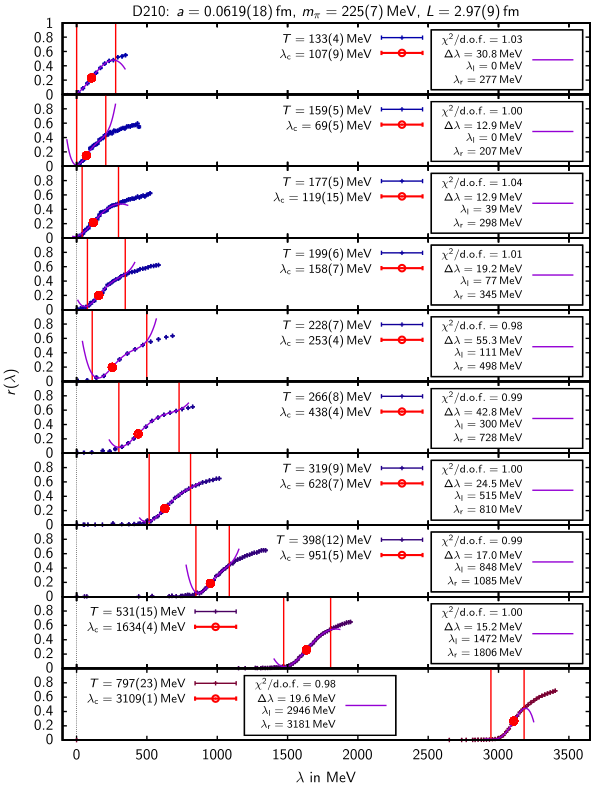

Source code (gnuplot):
#set terminal epslatex size 15.11787cm,20cm standalone header "\\usepackage{amsmath,amstext,amssymb} \n \\usepackage[utf8]{inputenc} \n \\usepackage[outdir=./]{epstopdf} \n \
#\\renewcommand{\\bar}[1]{\\mkern 1.5mu\\overline{\\mkern-1.5mu#1\\mkern-1.5mu}\\mkern 1.5mu} \n \\graphicspath{{../}}  \n \\newcommand{\\upright}[1]{\\mathrm{#1}}" font ",11" 
set terminal epslatex size 15.11787cm,20cm standalone header "\\usepackage{amsmath,amstext,amssymb} \n \\usepackage[utf8]{inputenc} \n \\usepackage[outdir=./]{epstopdf} \n \
\\renewcommand{\\bar}[1]{\\mkern 1.5mu\\overline{\\mkern-1.5mu#1\\mkern-1.5mu}\\mkern 1.5mu} \n \\graphicspath{{../}}  \n \\newcommand{\\upright}[1]{\\mathsf{#1}} \n \
\\renewcommand{\\familydefault}{\\sfdefault} \n \\usepackage{sfmath}" font ",11" linewidth 4 

#a10=a9=a8=a7=a6=a5=a4=a3=a2=a1=1.0
#b10=b9=b8=b7=b6=b5=b4=b3=b2=b1=-1.0
#c10=c9=c8=c7=c6=c5=c4=c3=c2=c1=0.1
#d10=d9=d8=d7=d6=d5=d4=d3=d2=d1=-1000.0

a10=a9=a8=a7=a6=a5=a4=a3=a2=a1=100.0
b10=b9=b8=b7=b6=b5=b4=b3=b2=b1=-1000.0
c10=c9=c8=c7=c6=c5=c4=c3=c2=c1=10000.0
d10=d9=d8=d7=d6=d5=d4=d3=d2=d1=-1000.0

# x5              = 0.0980358      
# y5              = 0.268468        
# a5              = 8.89385        
# b5              = -2318.88        
# c5              = 22077.4         

# x4              = 0.14063        
# y4              = 0.228367        
# a4              = 9.3508          
# b4              = -2566.99
# c4              = 29645.1           

# x3              = 0.213053         
# y3              = 0.186509     
# a3              = 10.4047       
# b3              = -6163.14      
# c3              = 135889              

# x2              = 0.366082     
# y2              = 0.257704        
# a2              = 9.95757        
# b2              = -2236.91  
# c2              = 11565.5           

# x1              = 0.69661       
# y1              = 0.266759       
# a1              = 13.8935        
# b1              = -10035.6     
# c1              = -131990               

f10(x)=y10+a10*(x-x10)+b10*(x-x10)**3+c10*(x-x10)**4 #+ d10*(x-x10)**5
f9(x)=y9+a9*(x-x9)+b9*(x-x9)**3+c9*(x-x9)**4 #+ d9*(x-x9)**5
f8(x)=y8+a8*(x-x8)+b8*(x-x8)**3+c8*(x-x8)**4 #+ d8*(x-x8)**5
f7(x)=y7+a7*(x-x7)+b7*(x-x7)**3+c7*(x-x7)**4 #+ d7*(x-x7)**5
f6(x)=y6+a6*(x-x6)+b6*(x-x6)**3+c6*(x-x6)**4 #+ d6*(x-x6)**5
f5(x)=y5+a5*(x-x5)+b5*(x-x5)**3+c5*(x-x5)**4 #+ d5*(x-x5)**5
f4(x)=y4+a4*(x-x4)+b4*(x-x4)**3+c4*(x-x4)**4 #+ d4*(x-x4)**5
f3(x)=y3+a3*(x-x3)+b3*(x-x3)**3+c3*(x-x3)**4 #+ d3*(x-x3)**5
f2(x)=y2+a2*(x-x2)+b2*(x-x2)**3+c2*(x-x2)**4 #+ d2*(x-x2)**5
f1(x)=y1+a1*(x-x1)+b1*(x-x1)**3+c1*(x-x1)**4 #+ d1*(x-x1)**5

if (gf==1) {
if (alt==1) {
    x10=0.05
    y10=0.1
    x9=0.05
    y9=0.1
    x8=0.05
    y8=0.1
    x7=0.05
    y7=0.1
    x6=0.05
    y6=0.1
    x5=0.1
    y5=0.1
    x4=0.15
    y4=0.1
    x3=0.2
    y3=0.1
    x2=0.3
    y2=0.1
    x1=0.6
    y1=0.1


    xl10=0.0					
    xr10=0.0735
    fit [xl10:xr10] f10(x) "../Data/D15.48/relvol.Nt24_t1.500000_ALTERNATING" using 1:2:3:4 xyerrors via x10,y10,a10,b10,c10 #, d10
    redchisqr10=FIT_STDFIT**2

    xl9=0.0	
    xr9=0.0638				
    fit [xl9:xr9] f9(x) "../Data/D15.48/relvol.Nt20_t1.500000_ALTERNATING" using 1:2:3:4 xyerrors via x9,y9,a9,b9,c9 #, d9
    redchisqr9=FIT_STDFIT**2
    
    xl8=0.0	
    xr8=0.0494	
    fit [xl8:xr8] f8(x) "../Data/D15.48/relvol.Nt18_t1.500000_ALTERNATING" using 1:2:3:4 xyerrors via x8,y8,a8,b8,c8 #, d8
    redchisqr8=FIT_STDFIT**2
					
    xl7=0.013									
    xr7=0.091	
    fit [xl7:xr7] f7(x) "../Data/D15.48/relvol.Nt16_t1.500000_ALTERNATING" using 1:2:3:4 xyerrors via x7,y7,a7,b7,c7 #, d7
    redchisqr7=FIT_STDFIT**2
    
    xl6=0.0103							
    xr6=0.1236		
    fit [xl6:xr6] f6(x) "../Data/D15.48/relvol.Nt14_t1.500000_ALTERNATING" using 1:2:3:4 xyerrors via x6,y6,a6,b6,c6 #, d6
    redchisqr6=FIT_STDFIT**2
	
    xl5=0.0684			
    xr5=0.1254								
    fit [xl5:xr5] f5(x) "../Data/D15.48/relvol.Nt12_t1.500000_ALTERNATING" using 1:2:3:4 xyerrors via x5,y5,a5,b5,c5 #, d5
    redchisqr5=FIT_STDFIT**2

    xl4=0.1104				
    xr4=0.1872			
    fit [xl4:xr4] f4(x) "../Data/D15.48/relvol.Nt10_t1.500000_ALTERNATING" using 1:2:3:4 xyerrors via x4,y4,a4,b4,c4 #, d4
    redchisqr4=FIT_STDFIT**2

    xl3=0.1845		
    xr3=0.2419		
    fit [xl3:xr3] f3(x) "../Data/D15.48/relvol.Nt8_t1.500000_ALTERNATING" using 1:2:3:4 xyerrors via x3,y3,a3,b3,c3 #, d3
    redchisqr3=FIT_STDFIT**2

    xl2=0.3096							
    xr2=0.3528				
    fit [xl2:xr2] f2(x) "../Data/D15.48/relvol.Nt6_t1.500000_ALTERNATING" using 1:2:3:4 xyerrors via x2,y2,a2,b2,c2 #, d2
    redchisqr2=FIT_STDFIT**2

    xl1=0.5635			
    xr1=0.588
    fit [xl1:xr1] f1(x) "../Data/D15.48/relvol.Nt4_t1.500000_ALTERNATING" using 1:2:3:4 xyerrors via x1,y1,a1,b1,c1 #, d1
    redchisqr1=FIT_STDFIT**2
}
else {

    x10=0.05
    y10=0.1
    x9=0.05
    y9=0.1
    x8=0.05
    y8=0.1
    x7=0.05
    y7=0.1
    x6=0.05
    y6=0.1
    x5=0.1
    y5=0.1
    x4=0.15
    y4=0.1
    x3=0.2
    y3=0.1
    x2=0.3
    y2=0.1
    x1=0.6
    y1=0.1


    xl10=0.0					
    xr10=0.0837
    #xr10=0.0432
    fit [xl10:xr10] f10(x) "../Data/D15.48/relvol.Nt24_t1.500000" using 1:2:3:4 xyerrors via x10,y10,a10,b10,c10 #, d10
    redchisqr10=FIT_STDFIT**2

    xl9=0.0	
    xr9=0.0561				
    #xr9=0.0396
    fit [xl9:xr9] f9(x) "../Data/D15.48/relvol.Nt20_t1.500000" using 1:2:3:4 xyerrors via x9,y9,a9,b9,c9 #, d9
    redchisqr9=FIT_STDFIT**2
    
    xl8=0.0	
    #xr8=0.081	
    xr8=0.0784	
    fit [xl8:xr8] f8(x) "../Data/D15.48/relvol.Nt18_t1.500000" using 1:2:3:4 xyerrors via x8,y8,a8,b8,c8 #, d8
    redchisqr8=FIT_STDFIT**2

    #xl7=0.0088	
    #xr7=0.066					
    xl7=0.0176						
    xr7=0.0792	
    fit [xl7:xr7] f7(x) "../Data/D15.48/relvol.Nt16_t1.500000" using 1:2:3:4 xyerrors via x7,y7,a7,b7,c7 #, d7
    redchisqr7=FIT_STDFIT**2
    
    #xl6=0.0321		
    #xr6=0.1177	
    xl6=0.048					
    xr6=0.114	
    fit [xl6:xr6] f6(x) "../Data/D15.48/relvol.Nt14_t1.500000" using 1:2:3:4 xyerrors via x6,y6,a6,b6,c6 #, d6
    redchisqr6=FIT_STDFIT**2
	
    xl5=0.0744	
    xr5=0.1178
    #xl5=0.062		
    #xr5=0.1085									
    fit [xl5:xr5] f5(x) "../Data/D15.48/relvol.Nt12_t1.500000" using 1:2:3:4 xyerrors via x5,y5,a5,b5,c5 #, d5
    redchisqr5=FIT_STDFIT**2

    xl4=0.119		
    xr4=0.1768	
    #xl4=0.1102		
    #xr4=0.1566			
    fit [xl4:xr4] f4(x) "../Data/D15.48/relvol.Nt10_t1.500000" using 1:2:3:4 xyerrors via x4,y4,a4,b4,c4 #, d4
    redchisqr4=FIT_STDFIT**2

    xl3=0.182	
    xr3=0.2262
    #xl3=0.1768			
    #xr3=0.221			
    fit [xl3:xr3] f3(x) "../Data/D15.48/relvol.Nt8_t1.500000" using 1:2:3:4 xyerrors via x3,y3,a3,b3,c3 #, d3
    redchisqr3=FIT_STDFIT**2

    xl2=0.3132			
    #xl2=0.3103		
    xr2=0.3393		
    fit [xl2:xr2] f2(x) "../Data/D15.48/relvol.Nt6_t1.500000" using 1:2:3:4 xyerrors via x2,y2,a2,b2,c2 #, d2
    redchisqr2=FIT_STDFIT**2

    xl1=0.565		
    xr1=0.585
    fit [xl1:xr1] f1(x) "../Data/D15.48/relvol.Nt4_t1.500000" using 1:2:3:4 xyerrors via x1,y1,a1,b1,c1 #, d1
    redchisqr1=FIT_STDFIT**2

}
}
else {
if (alt==1) {
    x10=0.05
    y10=0.1
    x9=0.05
    y9=0.1
    x8=0.05
    y8=0.1
    x7=0.05
    y7=0.1
    x6=0.05
    y6=0.1
    x5=0.1
    y5=0.1
    x4=0.15
    y4=0.1
    x3=0.2
    y3=0.1
    #x2=0.4
    x2=0.35
    y2=0.1
    x1=0.7
    y1=0.1


    xl10=0.0					
    xr10=0.0688
    fit [xl10:xr10] f10(x) "../Data/D15.48/relvol.Nt24_ALTERNATING" using 1:2:3:4 xyerrors via x10,y10,a10,b10,c10 #, d10
    redchisqr10=FIT_STDFIT**2

    xl9=0.0	
    xr9=0.0666
    #xr9=0.0592
    fit [xl9:xr9] f9(x) "../Data/D15.48/relvol.Nt20_ALTERNATING" using 1:2:3:4 xyerrors via x9,y9,a9,b9,c9 #, d9
    redchisqr9=FIT_STDFIT**2

    xl8=0.0	
    xr8=0.0949				
    #xr8=0.1125	
    fit [xl8:xr8] f8(x) "../Data/D15.48/relvol.Nt18_ALTERNATING" using 1:2:3:4 xyerrors via x8,y8,a8,b8,c8 #, d8
    redchisqr8=FIT_STDFIT**2

    xl7=0.0082	
    xr7=0.1148
    #xl7=0.0	
    #xr7=0.0747
    fit [xl7:xr7] f7(x) "../Data/D15.48/relvol.Nt16_ALTERNATING" using 1:2:3:4 xyerrors via x7,y7,a7,b7,c7 #, d7
    redchisqr7=FIT_STDFIT**2

    xl6=0.0109								
    xr6=0.1308
    #xl6=0.0218	
    #xr6=0.1308
    ##xl6=0.0	
    ##xr6=0.0904
    fit [xl6:xr6] f6(x) "../Data/D15.48/relvol.Nt14_ALTERNATING" using 1:2:3:4 xyerrors via x6,y6,a6,b6,c6 #, d6
    redchisqr6=FIT_STDFIT**2

    ##xl5=0.0798		
    ##xr5=0.171	
    xl5=0.0623			
    xr5=0.1424
    #xl5=0.0534										
    #xr5=0.1424	
    fit [xl5:xr5] f5(x) "../Data/D15.48/relvol.Nt12_ALTERNATING" using 1:2:3:4 xyerrors via x5,y5,a5,b5,c5 #, d5
    redchisqr5=FIT_STDFIT**2
    
    ##xl4=0.111		
    ##xr4=0.162
    xl4=0.121		
    xr4=0.187
    #xl4=0.1134			
    #xr4=0.189
    #xl4=0.117	
    #xr4=0.1872
    fit [xl4:xr4] f4(x) "../Data/D15.48/relvol.Nt10_ALTERNATING" using 1:2:3:4 xyerrors via x4,y4,a4,b4,c4 #, d4
    redchisqr4=FIT_STDFIT**2

    ##xl3=0.2072		
    ##xr3=0.2479		
    xl3=0.1804			
    xr3=0.2665	
    #xl3=0.1825					
    #xr3=0.2774	
    fit [xl3:xr3] f3(x) "../Data/D15.48/relvol.Nt8_ALTERNATING" using 1:2:3:4 xyerrors via x3,y3,a3,b3,c3 #, d3
    redchisqr3=FIT_STDFIT**2

    ##xl2=0.3075	
    ##xr2=0.39
    xl2=0.3172				
    xr2=0.4026
    #xl2=0.3172		
    #xr2=0.4148
    ##xl2=0.3321			
    ##xr2=0.4182	
    ##xl2=0.3198	
    ##xr2=0.4059
    fit [xl2:xr2] f2(x) "../Data/D15.48/relvol.Nt6_ALTERNATING" using 1:2:3:4 xyerrors via x2,y2,a2,b2,c2 #, d2
    redchisqr2=FIT_STDFIT**2

    ##xl1=0.6875	
    ##xr1=0.7225
    xl1=0.6612						
    xr1=0.7308
    #xl1=0.6728	
    #xr1=0.7424
    ##xl1=0.68			
    ##xr1=0.728
    fit [xl1:xr1] f1(x) "../Data/D15.48/relvol.Nt4_ALTERNATING" using 1:2:3:4 xyerrors via x1,y1,a1,b1,c1 #, d1
    redchisqr1=FIT_STDFIT**2
}
else {
    x10=0.05
    y10=0.1
    x9=0.05
    y9=0.1
    x8=0.05
    y8=0.1
    x7=0.05
    y7=0.1
    x6=0.05
    y6=0.1
    x5=0.1
    y5=0.1
    x4=0.15
    y4=0.1
    x3=0.2
    y3=0.1
    #x2=0.4
    x2=0.35
    y2=0.1
    x1=0.7
    y1=0.1


    xl10=0.0					
    xr10=0.0621
    fit [xl10:xr10] f10(x) "../Data/D15.48/relvol.Nt24" using 1:2:3:4 xyerrors via x10,y10,a10,b10,c10 #, d10
    redchisqr10=FIT_STDFIT**2

    xl9=0.0	
    xr9=0.0464
    fit [xl9:xr9] f9(x) "../Data/D15.48/relvol.Nt20" using 1:2:3:4 xyerrors via x9,y9,a9,b9,c9 #, d9
    redchisqr9=FIT_STDFIT**2

    xl8=0.0087			
    xr8=0.0667
    #xl8=0.004			
    #xr8=0.076
    #xl8=0.0144	
    #xr8=0.0648
    fit [xl8:xr8] f8(x) "../Data/D15.48/relvol.Nt18" using 1:2:3:4 xyerrors via x8,y8,a8,b8,c8 #, d8
    redchisqr8=FIT_STDFIT**2

    xl7=0.0172			
    xr7=0.0774	
    fit [xl7:xr7] f7(x) "../Data/D15.48/relvol.Nt16" using 1:2:3:4 xyerrors via x7,y7,a7,b7,c7 #, d7
    redchisqr7=FIT_STDFIT**2

    xl6=0.0365		
    xr6=0.0876
    #xl6=0.025				
    #xr6=0.1	
    xl6=0.0248				
    xr6=0.1116										
    fit [xl6:xr6] f6(x) "../Data/D15.48/relvol.Nt14" using 1:2:3:4 xyerrors via x6,y6,a6,b6,c6 #, d6
    redchisqr6=FIT_STDFIT**2

    #xl5=0.0598		
    #xr5=0.1196			
    xl5=0.0672	
    xr5=0.1632				
    #xl5=0.061		
    #xr5=0.1586
    #xl5=0.0549	
    #xr5=0.1464						
    fit [xl5:xr5] f5(x) "../Data/D15.48/relvol.Nt12" using 1:2:3:4 xyerrors via x5,y5,a5,b5,c5 #, d5
    redchisqr5=FIT_STDFIT**2

    xl4=0.1155	
    xr4=0.1815			
    #xl4=0.1144	
    #xr4=0.1872
    #xl4=0.0966	
    #xr4=0.1702			
    #xl4=0.1066	
    #xr4=0.1638
    fit [xl4:xr4] f4(x) "../Data/D15.48/relvol.Nt10" using 1:2:3:4 xyerrors via x4,y4,a4,b4,c4 #, d4
    redchisqr4=FIT_STDFIT**2

    xl3=0.19	
    xr3=0.2432		
    fit [xl3:xr3] f3(x) "../Data/D15.48/relvol.Nt8" using 1:2:3:4 xyerrors via x3,y3,a3,b3,c3 #, d3
    redchisqr3=FIT_STDFIT**2

    xl2=0.3298	
    xr2=0.4046		
    fit [xl2:xr2] f2(x) "../Data/D15.48/relvol.Nt6" using 1:2:3:4 xyerrors via x2,y2,a2,b2,c2 #, d2
    redchisqr2=FIT_STDFIT**2

    xl1=0.66	
    xr1=0.7128
    #xl1=0.6776	
    #xr1=0.7238
    fit [xl1:xr1] f1(x) "../Data/D15.48/relvol.Nt4" using 1:2:3:4 xyerrors via x1,y1,a1,b1,c1 #, d1
    redchisqr1=FIT_STDFIT**2
}
}

set print "D15.48_me_NEW"
print "N_t\tl_c\t\ts(l_c)"

print sprintf("24\t%.9g\t%.9g",x10,x10_err)
print sprintf("20\t%.9g\t%.9g",x9,x9_err)
print sprintf("18\t%.9g\t%.9g",x8,x8_err)
print sprintf("16\t%.9g\t%.9g",x7,x7_err)
print sprintf("14\t%.9g\t%.9g",x6,x6_err)
print sprintf("12\t%.9g\t%.9g",x5,x5_err)
print sprintf("10\t%.9g\t%.9g",x4,x4_err)
print sprintf("8\t%.9g\t%.9g",x3,x3_err)
print sprintf("6\t%.9g\t%.9g",x2,x2_err)
print sprintf("4\t%.9g\t%.9g",x1,x1_err)

unset print 

set cbrange[1.0:8.0]
set palette defined (-1 "#0000AA", 1 "#AA0000")
unset colorbox

unset ylabel
#set xrange[-75.0:3750.0]
set xrange[-100.0:3650.0]

scaling_factor=1.4
#a=0.0646/197.327
#a_err=0.0007/197.327
a=0.0619/197.327
a_err=0.0018/197.327

set output "Plots/D15.48_pr_NEW.tex"

set multiplot layout 10,1 margins screen 0.105, 0.99, 0.06, 0.97 spacing screen 0.0
#set multiplot layout 10,1 margins screen 0.085, 0.995, 0.05, 0.97 spacing screen 0.0

#set label '\Large $L=3.10(3)\,\upright{fm}$' at graph 0.5,screen 0.985 center
#set label '\Large D210: $a=0.0646(7)\,\upright{fm}$, $m_\pi=213(9)\,\upright{MeV}$, $L=3.10(3)\,\upright{fm}$' at graph 0.5,screen 0.985 center 
set label '\normalsize D210: $a=0.0619(18)\,\upright{fm}$, $m_\pi=225(7)\,\upright{MeV}$, $L=2.97(9)\,\upright{fm}$' at graph 0.5,screen 0.985 center

OFFSET=scaling_factor*50.0

LINECOLOR=1
POINTTYPE=1

set format x ''
unset xlabel

set yrange[0:1]
set ytics 0,0.2,1.0
set arrow 1 from 0,graph 0 to 0,graph 1 nohead dt 0 
if (gf==1) {if (alt==1) {relvol_file = "../Data/D15.48/relvol.Nt24_t1.500000_ALTERNATING"} else {relvol_file = "../Data/D15.48/relvol.Nt24_t1.500000"}} 
else {if (alt==1) {relvol_file = "../Data/D15.48/relvol.Nt24_ALTERNATING"} else {relvol_file = "../Data/D15.48/relvol.Nt24"}} 
plot relvol_file using (scaling_factor*$1/a):2:(scaling_factor*$3/a):4 with xyerrorbars pt POINTTYPE lc palette cb 1.0000 notitle
unset arrow 1
unset label
unset ytics
set multiplot previous
set arrow 2 from scaling_factor*xl10/a,graph 0 to scaling_factor*xl10/a,graph 1 nohead lc "red" 
set arrow 3 from scaling_factor*xr10/a,graph 0 to scaling_factor*xr10/a,graph 1 nohead lc "red" 
plot sample [t=scaling_factor*xl10/a-OFFSET:scaling_factor*xr10/a+OFFSET] f10(t*a/scaling_factor) lc LINECOLOR notitle
unset arrow 2
unset arrow 3
set multiplot previous
#set key at graph 0.775, graph 0.85
set key at graph 0.7, graph 0.9 
#plot "+" u (1/0):(1/0):(1/0):(1/0) with xyerrorbars pt POINTTYPE lc palette cb 1.0000 title sprintf('\footnotesize$T=%.0f(%.0f)\,\upright{MeV}$',1/(24*a),a_err/(24*a*a)), "+" u (scaling_factor*x10/a):(f10(x10)):(scaling_factor*sqrt((x10_err/a)**2+(x10*a_err/a**2)**2)) with xerrorbars title sprintf('\footnotesize$\lambda_\upright{c}=%.0f(%.0f)\,\upright{MeV}$',scaling_factor*x10/a,scaling_factor*sqrt((x10_err/a)**2+(x10*a_err/a**2)**2)) lw 1.5 ps 1.5 pt 6 lc "red"
plot "+" u (1/0):(1/0):(1/0):(1/0) with xyerrorbars pt POINTTYPE lc palette cb 1.0000 title sprintf('\footnotesize$T=%.0f(%.0f)\,\upright{MeV}$',1/(24*a),a_err/(24*a*a)), "+" u (scaling_factor*x10/a):(f10(x10)):(scaling_factor*x10_err/a) with xerrorbars title sprintf('\footnotesize$\lambda_\upright{c}=%.0f(%.0f)\,\upright{MeV}$',scaling_factor*x10/a,scaling_factor*x10_err/a) lw 1.5 ps 1.5 pt 6 lc "red"
set multiplot previous
#set key at graph 0.986, graph 0.85 box height +3.25 width -50.5 opaque
set key at graph 0.986, graph 0.9  box height +2.9 width -50.0 opaque
plot 1/0 lc LINECOLOR title sprintf('\scriptsize\shortstack[r]{$\chi^2/\upright{d.o.f.}=%.2f$\\$\Delta\lambda=%.1f\,\upright{MeV}$\\$\lambda_\upright{l}=%.0f\,\upright{MeV}$\\$\lambda_\upright{r}=%.0f\,\upright{MeV}$}',redchisqr10,scaling_factor*binsize10/a,scaling_factor*xl10/a,scaling_factor*xr10/a)

set ytics 0,0.2,0.8
set key default
set arrow 1 from 0,graph 0 to 0,graph 1 nohead dt 0 
if (gf==1) {if (alt==1) {relvol_file = "../Data/D15.48/relvol.Nt20_t1.500000_ALTERNATING"} else {relvol_file = "../Data/D15.48/relvol.Nt20_t1.500000"}} 
else {if (alt==1) {relvol_file = "../Data/D15.48/relvol.Nt20_ALTERNATING"} else {relvol_file = "../Data/D15.48/relvol.Nt20"}} 
plot relvol_file using (scaling_factor*$1/a):2:(scaling_factor*$3/a):4 with xyerrorbars pt POINTTYPE lc palette cb 1.2000 notitle
unset arrow 1
unset label
unset ytics
set multiplot previous
set arrow 2 from scaling_factor*xl9/a,graph 0 to scaling_factor*xl9/a,graph 1 nohead lc "red" 
set arrow 3 from scaling_factor*xr9/a,graph 0 to scaling_factor*xr9/a,graph 1 nohead lc "red" 
plot sample [t=scaling_factor*xl9/a-OFFSET:scaling_factor*xr9/a+OFFSET] f9(t*a/scaling_factor) lc LINECOLOR notitle
unset arrow 2
unset arrow 3
set multiplot previous
#set key at graph 0.775, graph 0.85
set key at graph 0.7, graph 0.9 
#plot "+" u (1/0):(1/0):(1/0):(1/0) with xyerrorbars pt POINTTYPE lc palette cb 1.2000 title sprintf('\footnotesize$T=%.0f(%.0f)\,\upright{MeV}$',1/(20*a),a_err/(20*a*a)), "+" u (scaling_factor*x9/a):(f9(x9)):(scaling_factor*sqrt((x9_err/a)**2+(x9*a_err/a**2)**2)) with xerrorbars title sprintf('\footnotesize$\lambda_\upright{c}=%.0f(%.0f)\,\upright{MeV}$',scaling_factor*x9/a,scaling_factor*sqrt((x9_err/a)**2+(x9*a_err/a**2)**2)) lw 1.5 ps 1.5 pt 6 lc "red"
plot "+" u (1/0):(1/0):(1/0):(1/0) with xyerrorbars pt POINTTYPE lc palette cb 1.2000 title sprintf('\footnotesize$T=%.0f(%.0f)\,\upright{MeV}$',1/(20*a),a_err/(20*a*a)), "+" u (scaling_factor*x9/a):(f9(x9)):(scaling_factor*x9_err/a) with xerrorbars title sprintf('\footnotesize$\lambda_\upright{c}=%.0f(%.0f)\,\upright{MeV}$',scaling_factor*x9/a,scaling_factor*x9_err/a) lw 1.5 ps 1.5 pt 6 lc "red"
set multiplot previous
#set key at graph 0.986, graph 0.85 box height +3.25 width -50.5 opaque
set key at graph 0.986, graph 0.9  box height +2.9 width -50.0 opaque
plot 1/0 lc LINECOLOR title sprintf('\scriptsize\shortstack[r]{$\chi^2/\upright{d.o.f.}=%.2f$\\$\Delta\lambda=%.1f\,\upright{MeV}$\\$\lambda_\upright{l}=%.0f\,\upright{MeV}$\\$\lambda_\upright{r}=%.0f\,\upright{MeV}$}',redchisqr9,scaling_factor*binsize9/a,scaling_factor*xl9/a,scaling_factor*xr9/a)

#set yrange[0:1]
#set ytics 0,0.2,1.0
set ytics 0,0.2,0.8
set key default
set arrow 1 from 0,graph 0 to 0,graph 1 nohead dt 0 
if (gf==1) {if (alt==1) {relvol_file = "../Data/D15.48/relvol.Nt18_t1.500000_ALTERNATING"} else {relvol_file = "../Data/D15.48/relvol.Nt18_t1.500000"}} 
else {if (alt==1) {relvol_file = "../Data/D15.48/relvol.Nt18_ALTERNATING"} else {relvol_file = "../Data/D15.48/relvol.Nt18"}}
plot relvol_file using (scaling_factor*$1/a):2:(scaling_factor*$3/a):4 with xyerrorbars pt POINTTYPE lc palette cb 1.3333 notitle
unset arrow 1
unset label
unset ytics
set multiplot previous
set arrow 2 from scaling_factor*xl8/a,graph 0 to scaling_factor*xl8/a,graph 1 nohead lc "red" 
set arrow 3 from scaling_factor*xr8/a,graph 0 to scaling_factor*xr8/a,graph 1 nohead lc "red" 
plot sample [t=scaling_factor*xl8/a-OFFSET:scaling_factor*xr8/a+OFFSET] f8(t*a/scaling_factor) lc LINECOLOR notitle
unset arrow 2
unset arrow 3
set multiplot previous
#set key at graph 0.775, graph 0.85
set key at graph 0.7, graph 0.9 
#plot "+" u (1/0):(1/0):(1/0):(1/0) with xyerrorbars pt POINTTYPE lc palette cb 1.3333 title sprintf('\footnotesize$T=%.0f(%.0f)\,\upright{MeV}$',1/(18*a),a_err/(18*a*a)), "+" u (scaling_factor*x8/a):(f8(x8)):(scaling_factor*sqrt((x8_err/a)**2+(x8*a_err/a**2)**2)) with xerrorbars title sprintf('\footnotesize$\lambda_\upright{c}=%.0f(%.0f)\,\upright{MeV}$',scaling_factor*x8/a,scaling_factor*sqrt((x8_err/a)**2+(x8*a_err/a**2)**2)) lw 1.5 ps 1.5 pt 6 lc "red"
plot "+" u (1/0):(1/0):(1/0):(1/0) with xyerrorbars pt POINTTYPE lc palette cb 1.3333 title sprintf('\footnotesize$T=%.0f(%.0f)\,\upright{MeV}$',1/(18*a),a_err/(18*a*a)), "+" u (scaling_factor*x8/a):(f8(x8)):(scaling_factor*x8_err/a) with xerrorbars title sprintf('\footnotesize$\lambda_\upright{c}=%.0f(%.0f)\,\upright{MeV}$',scaling_factor*x8/a,scaling_factor*x8_err/a) lw 1.5 ps 1.5 pt 6 lc "red"
set multiplot previous
#set key at graph 0.986, graph 0.85 box height +3.25 width -50.5 opaque
set key at graph 0.986, graph 0.9  box height +2.9 width -50.0 opaque
plot 1/0 lc LINECOLOR title sprintf('\scriptsize\shortstack[r]{$\chi^2/\upright{d.o.f.}=%.2f$\\$\Delta\lambda=%.1f\,\upright{MeV}$\\$\lambda_\upright{l}=%.0f\,\upright{MeV}$\\$\lambda_\upright{r}=%.0f\,\upright{MeV}$}',redchisqr8,scaling_factor*binsize8/a,scaling_factor*xl8/a,scaling_factor*xr8/a)

set ytics 0,0.2,0.8
set key default
set arrow 1 from 0,graph 0 to 0,graph 1 nohead dt 0 
if (gf==1) {if (alt==1) {relvol_file = "../Data/D15.48/relvol.Nt16_t1.500000_ALTERNATING"} else {relvol_file = "../Data/D15.48/relvol.Nt16_t1.500000"}} 
else {if (alt==1) {relvol_file = "../Data/D15.48/relvol.Nt16_ALTERNATING"} else {relvol_file = "../Data/D15.48/relvol.Nt16"}} 
plot relvol_file using (scaling_factor*$1/a):2:(scaling_factor*$3/a):4 with xyerrorbars pt POINTTYPE lc palette cb 1.5000 notitle
unset arrow 1
unset label
unset ytics
set multiplot previous
set arrow 2 from scaling_factor*xl7/a,graph 0 to scaling_factor*xl7/a,graph 1 nohead lc "red" 
set arrow 3 from scaling_factor*xr7/a,graph 0 to scaling_factor*xr7/a,graph 1 nohead lc "red" 
plot sample [t=scaling_factor*xl7/a-OFFSET:scaling_factor*xr7/a+OFFSET] f7(t*a/scaling_factor) lc LINECOLOR notitle
unset arrow 2
unset arrow 3
set multiplot previous
#set key at graph 0.775, graph 0.85
set key at graph 0.7, graph 0.9 
#plot "+" u (1/0):(1/0):(1/0):(1/0) with xyerrorbars pt POINTTYPE lc palette cb 1.5000 title sprintf('\footnotesize$T=%.0f(%.0f)\,\upright{MeV}$',1/(16*a),a_err/(16*a*a)), "+" u (scaling_factor*x7/a):(f7(x7)):(scaling_factor*sqrt((x7_err/a)**2+(x7*a_err/a**2)**2)) with xerrorbars title sprintf('\footnotesize$\lambda_\upright{c}=%.0f(%.0f)\,\upright{MeV}$',scaling_factor*x7/a,scaling_factor*sqrt((x7_err/a)**2+(x7*a_err/a**2)**2)) lw 1.5 ps 1.5 pt 6 lc "red"
plot "+" u (1/0):(1/0):(1/0):(1/0) with xyerrorbars pt POINTTYPE lc palette cb 1.5000 title sprintf('\footnotesize$T=%.0f(%.0f)\,\upright{MeV}$',1/(16*a),a_err/(16*a*a)), "+" u (scaling_factor*x7/a):(f7(x7)):(scaling_factor*x7_err/a) with xerrorbars title sprintf('\footnotesize$\lambda_\upright{c}=%.0f(%.0f)\,\upright{MeV}$',scaling_factor*x7/a,scaling_factor*x7_err/a) lw 1.5 ps 1.5 pt 6 lc "red"
set multiplot previous
#set key at graph 0.986, graph 0.85 box height +3.25 width -51.5 opaque
set key at graph 0.986, graph 0.9  box height +2.9 width -51.0 opaque
plot 1/0 lc LINECOLOR title sprintf('\scriptsize\shortstack[r]{$\chi^2/\upright{d.o.f.}=%.2f$\\$\Delta\lambda=%.1f\,\upright{MeV}$\\$\lambda_\upright{l}=%.0f\,\upright{MeV}$\\$\lambda_\upright{r}=%.0f\,\upright{MeV}$}',redchisqr7,scaling_factor*binsize7/a,scaling_factor*xl7/a,scaling_factor*xr7/a)

set ytics 0,0.2,0.8
set key default
set arrow 1 from 0,graph 0 to 0,graph 1 nohead dt 0 
if (gf==1) {if (alt==1) {relvol_file = "../Data/D15.48/relvol.Nt14_t1.500000_ALTERNATING"} else {relvol_file = "../Data/D15.48/relvol.Nt14_t1.500000"}} 
else {if (alt==1) {relvol_file = "../Data/D15.48/relvol.Nt14_ALTERNATING"} else {relvol_file = "../Data/D15.48/relvol.Nt14"}}
plot relvol_file using (scaling_factor*$1/a):2:(scaling_factor*$3/a):4 with xyerrorbars pt POINTTYPE lc palette cb 1.7143 notitle
unset arrow 1
unset label
unset ytics
set multiplot previous
set arrow 2 from scaling_factor*xl6/a,graph 0 to scaling_factor*xl6/a,graph 1 nohead lc "red" 
set arrow 3 from scaling_factor*xr6/a,graph 0 to scaling_factor*xr6/a,graph 1 nohead lc "red" 
plot sample [t=scaling_factor*xl6/a-OFFSET:scaling_factor*xr6/a+OFFSET] f6(t*a/scaling_factor) lc LINECOLOR notitle
unset arrow 2
unset arrow 3
set multiplot previous
#set key at graph 0.775, graph 0.85
set key at graph 0.7, graph 0.9 
#plot "+" u (1/0):(1/0):(1/0):(1/0) with xyerrorbars pt POINTTYPE lc palette cb 1.7143 title sprintf('\footnotesize$T=%.0f(%.0f)\,\upright{MeV}$',1/(14*a),a_err/(14*a*a)), "+" u (scaling_factor*x6/a):(f6(x6)):(scaling_factor*sqrt((x6_err/a)**2+(x6*a_err/a**2)**2)) with xerrorbars title sprintf('\footnotesize$\lambda_\upright{c}=%.0f(%.0f)\,\upright{MeV}$',scaling_factor*x6/a,scaling_factor*sqrt((x6_err/a)**2+(x6*a_err/a**2)**2)) lw 1.5 ps 1.5 pt 6 lc "red"
plot "+" u (1/0):(1/0):(1/0):(1/0) with xyerrorbars pt POINTTYPE lc palette cb 1.7143 title sprintf('\footnotesize$T=%.0f(%.0f)\,\upright{MeV}$',1/(14*a),a_err/(14*a*a)), "+" u (scaling_factor*x6/a):(f6(x6)):(scaling_factor*x6_err/a) with xerrorbars title sprintf('\footnotesize$\lambda_\upright{c}=%.0f(%.0f)\,\upright{MeV}$',scaling_factor*x6/a,scaling_factor*x6_err/a) lw 1.5 ps 1.5 pt 6 lc "red"
set multiplot previous
#set key at graph 0.986, graph 0.85 box height +3.25 width -51.5 opaque
set key at graph 0.986, graph 0.9  box height +2.9 width -51.0 opaque
plot 1/0 lc LINECOLOR title sprintf('\scriptsize\shortstack[r]{$\chi^2/\upright{d.o.f.}=%.2f$\\$\Delta\lambda=%.1f\,\upright{MeV}$\\$\lambda_\upright{l}=%.0f\,\upright{MeV}$\\$\lambda_\upright{r}=%.0f\,\upright{MeV}$}',redchisqr6,scaling_factor*binsize6/a,scaling_factor*xl6/a,scaling_factor*xr6/a)

set ytics 0,0.2,0.8
set key default
set arrow 1 from 0,graph 0 to 0,graph 1 nohead dt 0 
if (gf==1) {if (alt==1) {relvol_file = "../Data/D15.48/relvol.Nt12_t1.500000_ALTERNATING"} else {relvol_file = "../Data/D15.48/relvol.Nt12_t1.500000"}} 
else {if (alt==1) {relvol_file = "../Data/D15.48/relvol.Nt12_ALTERNATING"} else {relvol_file = "../Data/D15.48/relvol.Nt12"}} 
plot relvol_file using (scaling_factor*$1/a):2:(scaling_factor*$3/a):4 with xyerrorbars pt POINTTYPE lc palette cb 2.0000 notitle
unset arrow 1
unset label
unset ytics
set multiplot previous
set arrow 2 from scaling_factor*xl5/a,graph 0 to scaling_factor*xl5/a,graph 1 nohead lc "red" 
set arrow 3 from scaling_factor*xr5/a,graph 0 to scaling_factor*xr5/a,graph 1 nohead lc "red" 
plot sample [t=scaling_factor*xl5/a-OFFSET:scaling_factor*xr5/a+OFFSET] f5(t*a/scaling_factor) lc LINECOLOR notitle
unset arrow 2
unset arrow 3
set multiplot previous
#set key at graph 0.775, graph 0.85
set key at graph 0.7, graph 0.9 
#plot "+" u (1/0):(1/0):(1/0):(1/0) with xyerrorbars pt POINTTYPE lc palette cb 2.0000 title sprintf('\footnotesize$T=%.0f(%.0f)\,\upright{MeV}$',1/(12*a),a_err/(12*a*a)), "+" u (scaling_factor*x5/a):(f5(x5)):(scaling_factor*sqrt((x5_err/a)**2+(x5*a_err/a**2)**2)) with xerrorbars title sprintf('\footnotesize$\lambda_\upright{c}=%.0f(%.0f)\,\upright{MeV}$',scaling_factor*x5/a,scaling_factor*sqrt((x5_err/a)**2+(x5*a_err/a**2)**2)) lw 1.5 ps 1.5 pt 6 lc "red"
plot "+" u (1/0):(1/0):(1/0):(1/0) with xyerrorbars pt POINTTYPE lc palette cb 2.0000 title sprintf('\footnotesize$T=%.0f(%.0f)\,\upright{MeV}$',1/(12*a),a_err/(12*a*a)), "+" u (scaling_factor*x5/a):(f5(x5)):(scaling_factor*x5_err/a) with xerrorbars title sprintf('\footnotesize$\lambda_\upright{c}=%.0f(%.0f)\,\upright{MeV}$',scaling_factor*x5/a,scaling_factor*x5_err/a) lw 1.5 ps 1.5 pt 6 lc "red"
set multiplot previous
#set key at graph 0.986, graph 0.85 box height +3.25 width -52.5 opaque
set key at graph 0.986, graph 0.9  box height +2.9 width -52.0 opaque
plot 1/0 lc LINECOLOR title sprintf('\scriptsize\shortstack[r]{$\chi^2/\upright{d.o.f.}=%.2f$\\$\Delta\lambda=%.1f\,\upright{MeV}$\\$\lambda_\upright{l}=%.0f\,\upright{MeV}$\\$\lambda_\upright{r}=%.0f\,\upright{MeV}$}',redchisqr5,scaling_factor*binsize5/a,scaling_factor*xl5/a,scaling_factor*xr5/a)

set ytics 0,0.2,0.8
set key default
set arrow 1 from 0,graph 0 to 0,graph 1 nohead dt 0  
if (gf==1) {if (alt==1) {relvol_file = "../Data/D15.48/relvol.Nt10_t1.500000_ALTERNATING"} else {relvol_file = "../Data/D15.48/relvol.Nt10_t1.500000"}} 
else {if (alt==1) {relvol_file = "../Data/D15.48/relvol.Nt10_ALTERNATING"} else {relvol_file = "../Data/D15.48/relvol.Nt10"}}
plot relvol_file using (scaling_factor*$1/a):2:(scaling_factor*$3/a):4 with xyerrorbars pt POINTTYPE lc palette cb 2.4000 notitle 
unset arrow 1
unset ytics
set multiplot previous
set arrow 2 from scaling_factor*xl4/a,graph 0 to scaling_factor*xl4/a,graph 1 nohead lc "red"  
set arrow 3 from scaling_factor*xr4/a,graph 0 to scaling_factor*xr4/a,graph 1 nohead lc "red"
plot sample [t=scaling_factor*xl4/a-OFFSET:scaling_factor*xr4/a+OFFSET] f4(t*a/scaling_factor) lc LINECOLOR notitle 
unset arrow 2
unset arrow 3
set multiplot previous
#set key at graph 0.775, graph 0.85
set key at graph 0.7, graph 0.9 
#plot "+" u (1/0):(1/0):(1/0):(1/0) with xyerrorbars pt POINTTYPE lc palette cb 2.4000 title sprintf('\footnotesize$T=%.0f(%.0f)\,\upright{MeV}$',1/(10*a),a_err/(10*a*a)), "+" u (scaling_factor*x4/a):(f4(x4)):(scaling_factor*sqrt((x4_err/a)**2+(x4*a_err/a**2)**2)) with xerrorbars title sprintf('\footnotesize$\lambda_\upright{c}=%.0f(%.0f)\,\upright{MeV}$',scaling_factor*x4/a,scaling_factor*sqrt((x4_err/a)**2+(x4*a_err/a**2)**2)) lw 1.5 ps 1.5 pt 6 lc "red"
plot "+" u (1/0):(1/0):(1/0):(1/0) with xyerrorbars pt POINTTYPE lc palette cb 2.4000 title sprintf('\footnotesize$T=%.0f(%.0f)\,\upright{MeV}$',1/(10*a),a_err/(10*a*a)), "+" u (scaling_factor*x4/a):(f4(x4)):(scaling_factor*x4_err/a) with xerrorbars title sprintf('\footnotesize$\lambda_\upright{c}=%.0f(%.0f)\,\upright{MeV}$',scaling_factor*x4/a,scaling_factor*x4_err/a) lw 1.5 ps 1.5 pt 6 lc "red"
set multiplot previous
#set key at graph 0.986, graph 0.85 box height +3.25 width -52.5 opaque
set key at graph 0.986, graph 0.9  box height +2.9 width -52.0 opaque
plot 1/0 lc LINECOLOR title sprintf('\scriptsize\shortstack[r]{$\chi^2/\upright{d.o.f.}=%.2f$\\$\Delta\lambda=%.1f\,\upright{MeV}$\\$\lambda_\upright{l}=%.0f\,\upright{MeV}$\\$\lambda_\upright{r}=%.0f\,\upright{MeV}$}',redchisqr4,scaling_factor*binsize4/a,scaling_factor*xl4/a,scaling_factor*xr4/a)

set ytics 0,0.2,0.8
set key default
set arrow 1 from 0,graph 0 to 0,graph 1 nohead dt 0 
if (gf==1) {if (alt==1) {relvol_file = "../Data/D15.48/relvol.Nt8_t1.500000_ALTERNATING"} else {relvol_file = "../Data/D15.48/relvol.Nt8_t1.500000"}} 
else {if (alt==1) {relvol_file = "../Data/D15.48/relvol.Nt8_ALTERNATING"} else {relvol_file = "../Data/D15.48/relvol.Nt8"}}
plot relvol_file using (scaling_factor*$1/a):2:(scaling_factor*$3/a):4 with xyerrorbars pt POINTTYPE lc palette cb 3.0000 notitle 
unset arrow 1
unset ytics
set multiplot previous
set arrow 2 from scaling_factor*xl3/a,graph 0 to scaling_factor*xl3/a,graph 1 nohead lc "red"  
set arrow 3 from scaling_factor*xr3/a,graph 0 to scaling_factor*xr3/a,graph 1 nohead lc "red"
plot sample [t=scaling_factor*xl3/a-OFFSET:scaling_factor*xr3/a+OFFSET] f3(t*a/scaling_factor) lc LINECOLOR notitle
unset arrow 2
unset arrow 3
set multiplot previous
#set key at graph 0.775, graph 0.85
set key at graph 0.7, graph 0.9
#plot "+" u (1/0):(1/0):(1/0):(1/0) with xyerrorbars pt POINTTYPE lc palette cb 3.0000 title sprintf('\footnotesize$T=%.0f(%.0f)\,\upright{MeV}$',1/(8*a),a_err/(8*a*a)), "+" u (scaling_factor*x3/a):(f3(x3)):(scaling_factor*sqrt((x3_err/a)**2+(x3*a_err/a**2)**2)) with xerrorbars title sprintf('\footnotesize$\lambda_\upright{c}=%.0f(%.0f)\,\upright{MeV}$',scaling_factor*x3/a,scaling_factor*sqrt((x3_err/a)**2+(x3*a_err/a**2)**2)) lw 1.5 ps 1.5 pt 6 lc "red"
plot "+" u (1/0):(1/0):(1/0):(1/0) with xyerrorbars pt POINTTYPE lc palette cb 3.0000 title sprintf('\footnotesize$T=%.0f(%.0f)\,\upright{MeV}$',1/(8*a),a_err/(8*a*a)), "+" u (scaling_factor*x3/a):(f3(x3)):(scaling_factor*x3_err/a) with xerrorbars title sprintf('\footnotesize$\lambda_\upright{c}=%.0f(%.0f)\,\upright{MeV}$',scaling_factor*x3/a,scaling_factor*x3_err/a) lw 1.5 ps 1.5 pt 6 lc "red"
set multiplot previous
#set key at graph 0.986, graph 0.85 box height +3.25 width -53.5 opaque
set key at graph 0.986, graph 0.9 box height +2.9 width -53.0 opaque
plot 1/0 lc LINECOLOR title sprintf('\scriptsize\shortstack[r]{$\chi^2/\upright{d.o.f.}=%.2f$\\$\Delta\lambda=%.1f\,\upright{MeV}$\\$\lambda_\upright{l}=%.0f\,\upright{MeV}$\\$\lambda_\upright{r}=%.0f\,\upright{MeV}$}',redchisqr3,scaling_factor*binsize3/a,scaling_factor*xl3/a,scaling_factor*xr3/a) 

set ytics 0,0.2,0.8
set key default
set arrow 1 from 0,graph 0 to 0,graph 1 nohead dt 0  
if (gf==1) {if (alt==1) {relvol_file = "../Data/D15.48/relvol.Nt6_t1.500000_ALTERNATING"} else {relvol_file = "../Data/D15.48/relvol.Nt6_t1.500000"}} 
else {if (alt==1) {relvol_file = "../Data/D15.48/relvol.Nt6_ALTERNATING"} else {relvol_file = "../Data/D15.48/relvol.Nt6"}}
plot relvol_file using (scaling_factor*$1/a):2:(scaling_factor*$3/a):4 with xyerrorbars pt POINTTYPE lc palette cb 4.0000 notitle
unset arrow 1
unset ytics
set multiplot previous
set arrow 2 from scaling_factor*xl2/a,graph 0 to scaling_factor*xl2/a,graph 1 nohead lc "red"  
set arrow 3 from scaling_factor*xr2/a,graph 0 to scaling_factor*xr2/a,graph 1 nohead lc "red"
plot sample [t=scaling_factor*xl2/a-OFFSET:scaling_factor*xr2/a+OFFSET] f2(t*a/scaling_factor) lc LINECOLOR notitle 
unset arrow 2
unset arrow 3
set multiplot previous
#set key at graph 0.775, graph 0.85
set key at graph 0.025, graph 0.9  
set key left width -6.0
#plot "+" u (1/0):(1/0):(1/0):(1/0) with xyerrorbars pt POINTTYPE lc palette cb 4.0000 title sprintf('\footnotesize$T=%.0f(%.0f)\,\upright{MeV}$',1/(6*a),a_err/(6*a*a)), "+" u (scaling_factor*x2/a):(f2(x2)):(scaling_factor*sqrt((x2_err/a)**2+(x2*a_err/a**2)**2)) with xerrorbars title sprintf('\footnotesize$\lambda_\upright{c}=%.0f(%.0f)\,\upright{MeV}$',scaling_factor*x2/a,scaling_factor*sqrt((x2_err/a)**2+(x2*a_err/a**2)**2)) lw 1.5 ps 1.5 pt 6 lc "red"
plot "+" u (1/0):(1/0):(1/0):(1/0) with xyerrorbars pt POINTTYPE lc palette cb 4.0000 title sprintf('\footnotesize$T=%.0f(%.0f)\,\upright{MeV}$',1/(6*a),a_err/(6*a*a)), "+" u (scaling_factor*x2/a):(f2(x2)):(scaling_factor*x2_err/a) with xerrorbars title sprintf('\footnotesize$\lambda_\upright{c}=%.0f(%.0f)\,\upright{MeV}$',scaling_factor*x2/a,scaling_factor*x2_err/a) lw 1.5 ps 1.5 pt 6 lc "red"
set multiplot previous
set key default
#set key at graph 0.986, graph 0.85 box height +3.25 width -54.5 opaque
set key at graph 0.986, graph 0.9  box height +2.9 width -54.0 opaque
plot 1/0 lc LINECOLOR title sprintf('\scriptsize\shortstack[r]{$\chi^2/\upright{d.o.f.}=%.2f$\\$\Delta\lambda=%.1f\,\upright{MeV}$\\$\lambda_\upright{l}=%.0f\,\upright{MeV}$\\$\lambda_\upright{r}=%.0f\,\upright{MeV}$}',redchisqr2,scaling_factor*binsize2/a,scaling_factor*xl2/a,scaling_factor*xr2/a) 

set format x 
set xlabel '\normalsize $\lambda$ in $\upright{MeV}$'
set ytics 0,0.2,0.8
set key default
set arrow 1 from 0,graph 0 to 0,graph 1 nohead dt 0  
if (gf==1) {if (alt==1) {relvol_file = "../Data/D15.48/relvol.Nt4_t1.500000_ALTERNATING"} else {relvol_file = "../Data/D15.48/relvol.Nt4_t1.500000"}} 
else {if (alt==1) {relvol_file = "../Data/D15.48/relvol.Nt4_ALTERNATING"} else {relvol_file = "../Data/D15.48/relvol.Nt4"}} 
plot relvol_file using (scaling_factor*$1/a):2:(scaling_factor*$3/a):4 with xyerrorbars pt POINTTYPE lc palette cb 6.0000 notitle
unset arrow 1
unset xlabel
unset xtics
unset ytics
set multiplot previous
set arrow 2 from scaling_factor*xl1/a,graph 0 to scaling_factor*xl1/a,graph 1 nohead lc "red"  
set arrow 3 from scaling_factor*xr1/a,graph 0 to scaling_factor*xr1/a,graph 1 nohead lc "red"
plot sample [t=scaling_factor*xl1/a-OFFSET:scaling_factor*xr1/a+OFFSET] f1(t*a/scaling_factor) lc LINECOLOR notitle
unset arrow 2
unset arrow 3
set multiplot previous
#set key at graph 0.225, graph 0.85
set key at graph 0.025, graph 0.9  
set key left width -6.0
#plot "+" u (1/0):(1/0):(1/0):(1/0) with xyerrorbars pt POINTTYPE lc palette cb 6.0000 title sprintf('\footnotesize$T=%.0f(%.0f)\,\upright{MeV}$',1/(4*a),a_err/(4*a*a)), "+" u (scaling_factor*x1/a):(f1(x1)):(scaling_factor*sqrt((x1_err/a)**2+(x1*a_err/a**2)**2)) with xerrorbars title sprintf('\footnotesize$\lambda_\upright{c}=%.0f(%.0f)\,\upright{MeV}$',scaling_factor*x1/a,scaling_factor*sqrt((x1_err/a)**2+(x1*a_err/a**2)**2)) lw 1.5 ps 1.5 pt 6 lc "red"
plot "+" u (1/0):(1/0):(1/0):(1/0) with xyerrorbars pt POINTTYPE lc palette cb 6.0000 title sprintf('\footnotesize$T=%.0f(%.0f)\,\upright{MeV}$',1/(4*a),a_err/(4*a*a)), "+" u (scaling_factor*x1/a):(f1(x1)):(scaling_factor*x1_err/a) with xerrorbars title sprintf('\footnotesize$\lambda_\upright{c}=%.0f(%.0f)\,\upright{MeV}$',scaling_factor*x1/a,scaling_factor*x1_err/a) lw 1.5 ps 1.5 pt 6 lc "red"
set multiplot previous
#set key at graph 0.034, graph 0.85 box height +3.25 width -54.5 opaque 
#set key at graph 0.295, graph 0.85 box height +3.25 width -52.5 opaque
set key at graph 0.345, graph 0.9  box height +2.9 width -54.0 opaque
plot 1/0 lc LINECOLOR title sprintf('\scriptsize\shortstack[r]{$\chi^2/\upright{d.o.f.}=%.2f$\\$\Delta\lambda=%.1f\,\upright{MeV}$\\$\lambda_\upright{l}=%.0f\,\upright{MeV}$\\$\lambda_\upright{r}=%.0f\,\upright{MeV}$}',redchisqr1,scaling_factor*binsize1/a,scaling_factor*xl1/a,scaling_factor*xr1/a) 

unset multiplot

set multiplot layout 9,1 margins screen 0.105, 0.99, 0.06, 0.97 spacing screen 0.0
#set multiplot layout 9,1 margins screen 0.085, 0.995, 0.05, 0.97 spacing screen 0.0
set yrange [0:1]
unset arrow
unset xlabel
unset xtics
unset ytics  
plot 1/0 notitle
plot 1/0 notitle
plot 1/0 notitle
plot 1/0 notitle
set ylabel '\normalsize $r(\lambda)$' offset -3,0
plot 1/0 notitle
unset ylabel
unset multiplot

unset output
